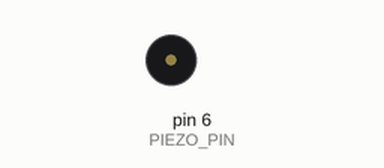
Simulated run of this sketch. Board: Arduino Uno, built with avr-gcc and run on an emulated ATmega328P. Parts: buzzer (waves = sounding).

Above: at 0.1 s.
Timing chart, 0 to 1.6 s (numbered marks = the images above):
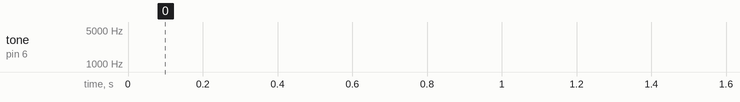

The sketch:

Projeto11.ino
```cpp
// Projeto 11 - Alarme com sonorizador piezo

#include <math.h>

#define  PIEZO_PIN       6

float sinVal;
unsigned int toneVal;

void
setup()
{
  pinMode (PIEZO_PIN, OUTPUT);
}

void
loop()
{
  for (int x = 0; x < 180; x++)
  {
  sinVal = (sin(x * (M_PI/180)));   // converte graus para radianos e, então, obtém o valor do seno
  toneVal = 2000 + (int) (sinVal * 1000);
  tone(PIEZO_PIN, toneVal);
  delay (2);
  }
}
```
